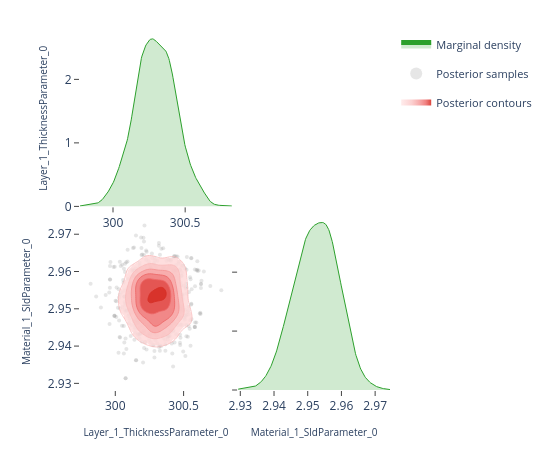

Notebook code cell kept with this figure:
### Code cell
# ---- Pairwise focus: thickness vs SLD ---------------------------------------
# A 2-parameter corner plot zooms in on the joint posterior for a specific
# pair.  This is the same view the EasyReflectometryApp's "2D Heatmap"
# sub-tab uses to inspect parameter degeneracies.


params_of_interest = ['Layer_1_ThicknessParameter_0', 'Material_1_SldParameter_0']
idx = [posterior.param_names.index(p) for p in params_of_interest]
subset_draws = np.asarray(posterior.draws)[:, idx]

fig = plot_corner(subset_draws, params_of_interest)
fig.show()

### Figure 1 — Plotly figure (JSON) as saved in the notebook; plotly's stock layout.template omitted (floating-point values rounded to 4 significant figures; data arrays with more than 128 entries replaced by an {"elided": "..."} marker saying what was removed)
{"data": [{"fill": "tozeroy", "fillcolor": "rgba(44, 160, 44, 0.22)", "hoverinfo": "skip", "legendgroup": "marginal", "line": {"color": "rgb(44, 160, 44)", "width": 1}, "mode": "lines", "name": "Marginal density", "showlegend": true, "type": "scatter", "x": {"elided": "256 float values"}, "xaxis": "x", "y": {"elided": "256 float values"}, "yaxis": "y"}, {"hoverinfo": "skip", "legendgroup": "scatter", "marker": {"color": "rgba(140, 140, 140, 0.22)", "size": 4}, "mode": "markers", "name": "Posterior samples", "showlegend": true, "type": "scatter", "x": {"elided": "800 float values"}, "xaxis": "x3", "y": {"elided": "800 float values"}, "yaxis": "y3", "zorder": 0}, {"colorscale": [[0.0, "rgba(255, 224, 224, 0.62)"], [0.35, "rgba(250, 188, 188, 0.70)"], [0.6, "rgba(245, 148, 148, 0.78)"], [0.82, "rgba(237, 104, 104, 0.84)"], [1.0, "rgba(215, 48, 39, 0.90)"]], "connectgaps": false, "contours": {"coloring": "fill", "end": 144.5, "showlabels": false, "showlines": false, "size": 22.82, "start": 30.42}, "hoverinfo": "skip", "legendgroup": "contour", "name": "Posterior contours", "showlegend": true, "showscale": false, "type": "contour", "x": [299.8, 299.8, 299.8, 299.8, 299.8, 299.8, 299.9, 299.9, 299.9, 299.9, 299.9, 299.9, 299.9, 299.9, 300.0, 300.0, 300.0, 300.0, 300.0, 300.0, 300.0, 300.1, 300.1, 300.1, 300.1, 300.1, 300.1, 300.1, 300.1, 300.2, 300.2, 300.2, 300.2, 300.2, 300.2, 300.2, 300.3, 300.3, 300.3, 300.3, 300.3, 300.3, 300.3, 300.3, 300.4, 300.4, 300.4, 300.4, 300.4, 300.4, 300.4, 300.5, 300.5, 300.5, 300.5, 300.5, 300.5, 300.5, 300.5, 300.6, 300.6, 300.6, 300.6, 300.6, 300.6, 300.6, 300.7, 300.7, 300.7, 300.7, 300.7, 300.7, 300.7, 300.7, 300.8, 300.8, 300.8, 300.8, 300.8, 300.8], "xaxis": "x3", "y": [2.929, 2.93, 2.93, 2.931, 2.932, 2.932, 2.933, 2.933, 2.934, 2.934, 2.935, 2.936, 2.936, 2.937, 2.937, 2.938, 2.938, 2.939, 2.94, 2.94, 2.941, 2.941, 2.942, 2.942, 2.943, 2.944, 2.944, 2.945, 2.945, 2.946, 2.946, 2.947, 2.948, 2.948, 2.949, 2.949, 2.95, 2.95, 2.951, 2.952, 2.952, 2.953, 2.953, 2.954, 2.954, 2.955, 2.956, 2.956, 2.957, 2.957, 2.958, 2.958, 2.959, 2.96, 2.96, 2.961, 2.961, 2.962, 2.962, 2.963, 2.964, 2.964, 2.965, 2.965, 2.966, 2.966, 2.967, 2.968, 2.968, 2.969, 2.969, 2.97, 2.97, 2.971, 2.972, 2.972, 2.973, 2.973, 2.974, 2.974], "yaxis": "y3", "z": {"elided": "80x80 float values"}, "zmax": 144.5, "zmin": 30.42, "zorder": 1}, {"colorscale": [[0.0, "rgba(250, 188, 188, 0.94)"], [0.35, "rgba(250, 188, 188, 0.94)"], [0.35, "rgba(245, 148, 148, 0.95)"], [0.6, "rgba(245, 148, 148, 0.95)"], [0.6, "rgba(237, 104, 104, 0.96)"], [0.82, "rgba(237, 104, 104, 0.96)"], [0.82, "rgba(215, 48, 39, 0.98)"], [1.0, "rgba(215, 48, 39, 0.98)"]], "contours": {"coloring": "lines", "end": 144.5, "showlabels": false, "size": 22.82, "start": 30.42}, "hoverinfo": "skip", "legendgroup": "contour", "line": {"width": 0.9}, "showlegend": false, "showscale": false, "type": "contour", "x": [299.8, 299.8, 299.8, 299.8, 299.8, 299.8, 299.9, 299.9, 299.9, 299.9, 299.9, 299.9, 299.9, 299.9, 300.0, 300.0, 300.0, 300.0, 300.0, 300.0, 300.0, 300.1, 300.1, 300.1, 300.1, 300.1, 300.1, 300.1, 300.1, 300.2, 300.2, 300.2, 300.2, 300.2, 300.2, 300.2, 300.3, 300.3, 300.3, 300.3, 300.3, 300.3, 300.3, 300.3, 300.4, 300.4, 300.4, 300.4, 300.4, 300.4, 300.4, 300.5, 300.5, 300.5, 300.5, 300.5, 300.5, 300.5, 300.5, 300.6, 300.6, 300.6, 300.6, 300.6, 300.6, 300.6, 300.7, 300.7, 300.7, 300.7, 300.7, 300.7, 300.7, 300.7, 300.8, 300.8, 300.8, 300.8, 300.8, 300.8], "xaxis": "x3", "y": [2.929, 2.93, 2.93, 2.931, 2.932, 2.932, 2.933, 2.933, 2.934, 2.934, 2.935, 2.936, 2.936, 2.937, 2.937, 2.938, 2.938, 2.939, 2.94, 2.94, 2.941, 2.941, 2.942, 2.942, 2.943, 2.944, 2.944, 2.945, 2.945, 2.946, 2.946, 2.947, 2.948, 2.948, 2.949, 2.949, 2.95, 2.95, 2.951, 2.952, 2.952, 2.953, 2.953, 2.954, 2.954, 2.955, 2.956, 2.956, 2.957, 2.957, 2.958, 2.958, 2.959, 2.96, 2.96, 2.961, 2.961, 2.962, 2.962, 2.963, 2.964, 2.964, 2.965, 2.965, 2.966, 2.966, 2.967, 2.968, 2.968, 2.969, 2.969, 2.97, 2.97, 2.971, 2.972, 2.972, 2.973, 2.973, 2.974, 2.974], "yaxis": "y3", "z": {"elided": "80x80 float values"}, "zmax": 144.5, "zmin": 30.42, "zorder": 2}, {"fill": "tozeroy", "fillcolor": "rgba(44, 160, 44, 0.22)", "hoverinfo": "skip", "legendgroup": "marginal", "line": {"color": "rgb(44, 160, 44)", "width": 1}, "mode": "lines", "name": "Marginal density", "showlegend": false, "type": "scatter", "x": {"elided": "256 float values"}, "xaxis": "x4", "y": {"elided": "256 float values"}, "yaxis": "y4"}], "layout": {"height": 450, "legend": {"font": {"size": 11}, "itemsizing": "constant", "orientation": "v", "x": 1.02, "xanchor": "left", "y": 1.0, "yanchor": "top"}, "margin": {"b": 60, "l": 80, "r": 160, "t": 30}, "plot_bgcolor": "white", "showlegend": true, "width": 550, "xaxis": {"anchor": "y", "domain": [0.0, 0.49], "showgrid": false, "ticks": "outside", "zeroline": false}, "xaxis2": {"anchor": "y2", "domain": [0.51, 1.0], "showgrid": false, "ticks": "outside", "visible": false, "zeroline": false}, "xaxis3": {"anchor": "y3", "domain": [0.0, 0.49], "showgrid": false, "ticks": "outside", "title": {"font": {"size": 10}, "text": "Layer_1_ThicknessParameter_0"}, "zeroline": false}, "xaxis4": {"anchor": "y4", "domain": [0.51, 1.0], "showgrid": false, "ticks": "outside", "title": {"font": {"size": 10}, "text": "Material_1_SldParameter_0"}, "zeroline": false}, "yaxis": {"anchor": "x", "domain": [0.51, 1.0], "showgrid": false, "ticks": "outside", "title": {"font": {"size": 10}, "text": "Layer_1_ThicknessParameter_0"}, "zeroline": false}, "yaxis2": {"anchor": "x2", "domain": [0.51, 1.0], "showgrid": false, "ticks": "outside", "visible": false, "zeroline": false}, "yaxis3": {"anchor": "x3", "domain": [0.0, 0.49], "showgrid": false, "ticks": "outside", "title": {"font": {"size": 10}, "text": "Material_1_SldParameter_0"}, "zeroline": false}, "yaxis4": {"anchor": "x4", "domain": [0.0, 0.49], "showgrid": false, "showticklabels": false, "ticks": "outside", "zeroline": false}}}
